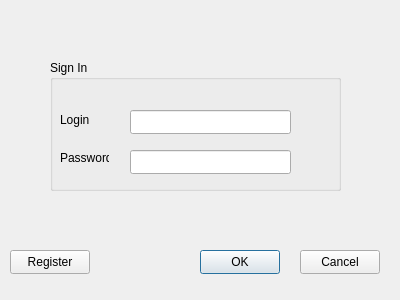
<?xml version="1.0" encoding="UTF-8"?>
<ui version="4.0">
 <class>Authentication</class>
 <widget class="QDialog" name="Authentication">
  <property name="geometry">
   <rect>
    <x>0</x>
    <y>0</y>
    <width>400</width>
    <height>300</height>
   </rect>
  </property>
  <property name="sizePolicy">
   <sizepolicy hsizetype="Fixed" vsizetype="Fixed">
    <horstretch>0</horstretch>
    <verstretch>0</verstretch>
   </sizepolicy>
  </property>
  <property name="minimumSize">
   <size>
    <width>400</width>
    <height>300</height>
   </size>
  </property>
  <property name="maximumSize">
   <size>
    <width>400</width>
    <height>300</height>
   </size>
  </property>
  <property name="focusPolicy">
   <enum>Qt::NoFocus</enum>
  </property>
  <property name="contextMenuPolicy">
   <enum>Qt::NoContextMenu</enum>
  </property>
  <property name="windowTitle">
   <string>Finance module</string>
  </property>
  <widget class="QGroupBox" name="groupBox">
   <property name="geometry">
    <rect>
     <x>50</x>
     <y>60</y>
     <width>291</width>
     <height>131</height>
    </rect>
   </property>
   <property name="title">
    <string>Sign In</string>
   </property>
   <widget class="QLabel" name="auth_username_label">
    <property name="geometry">
     <rect>
      <x>10</x>
      <y>50</y>
      <width>61</width>
      <height>20</height>
     </rect>
    </property>
    <property name="text">
     <string>Login</string>
    </property>
   </widget>
   <widget class="QLabel" name="auth_password_label">
    <property name="geometry">
     <rect>
      <x>10</x>
      <y>90</y>
      <width>49</width>
      <height>16</height>
     </rect>
    </property>
    <property name="text">
     <string>Password</string>
    </property>
   </widget>
   <widget class="QLineEdit" name="auth_username_lineEdit">
    <property name="geometry">
     <rect>
      <x>80</x>
      <y>50</y>
      <width>161</width>
      <height>24</height>
     </rect>
    </property>
   </widget>
   <widget class="QLineEdit" name="auth_password_lineEdit">
    <property name="geometry">
     <rect>
      <x>80</x>
      <y>90</y>
      <width>161</width>
      <height>24</height>
     </rect>
    </property>
    <property name="echoMode">
     <enum>QLineEdit::Password</enum>
    </property>
   </widget>
  </widget>
  <widget class="QPushButton" name="auth_ok_button">
   <property name="geometry">
    <rect>
     <x>200</x>
     <y>250</y>
     <width>80</width>
     <height>24</height>
    </rect>
   </property>
   <property name="text">
    <string>OK</string>
   </property>
  </widget>
  <widget class="QPushButton" name="auth_cancel_button">
   <property name="geometry">
    <rect>
     <x>300</x>
     <y>250</y>
     <width>80</width>
     <height>24</height>
    </rect>
   </property>
   <property name="text">
    <string>Cancel</string>
   </property>
  </widget>
  <widget class="QPushButton" name="auth_register_button">
   <property name="geometry">
    <rect>
     <x>10</x>
     <y>250</y>
     <width>80</width>
     <height>24</height>
    </rect>
   </property>
   <property name="text">
    <string>Register</string>
   </property>
  </widget>
 </widget>
 <resources/>
 <connections/>
</ui>
